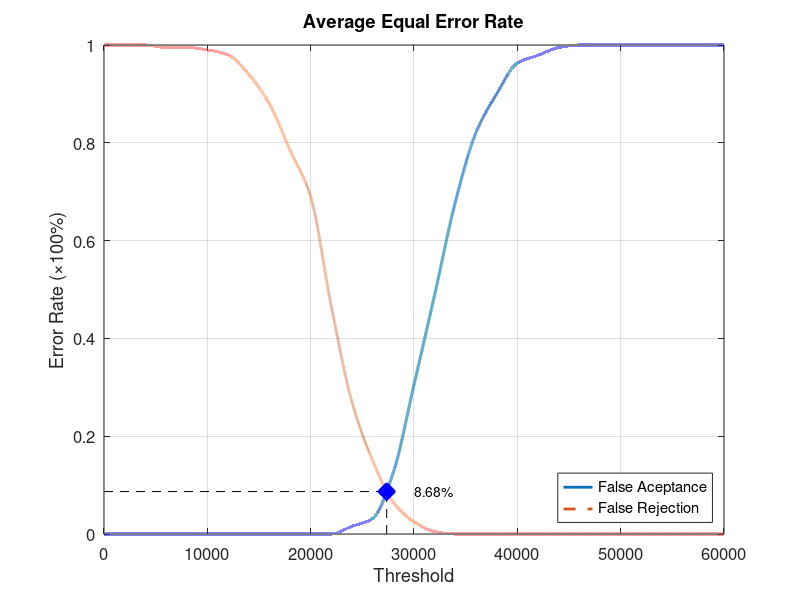
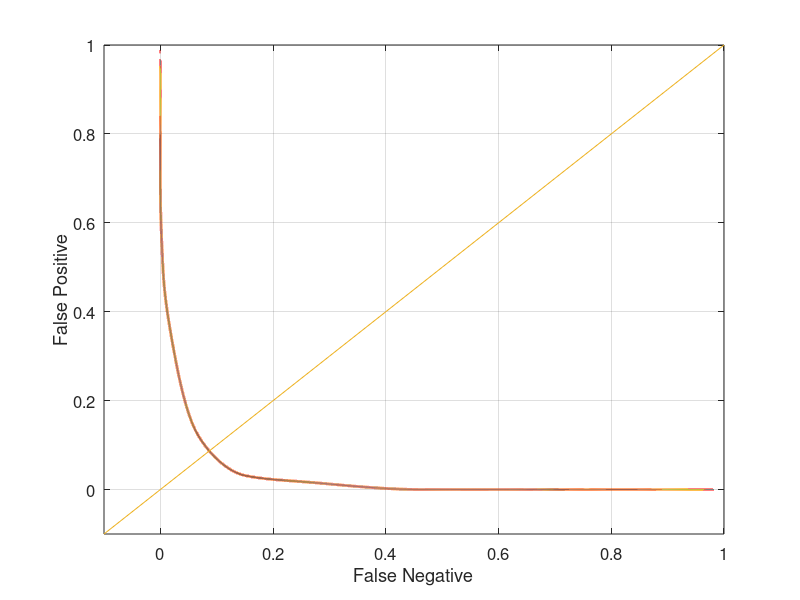

The MATLAB source for these figures, in order:
function yEER = Database3_2
close all;
clear;
clc;
x = 0:2000:60000;
xq = 0:0.5:60000;

y0 = [0 0 0 0 0 0 0 0 0 0 0 0 0.0157895 0.0315789 0.126316 0.305263 0.489474 0.678947 0.821053 0.9 0.963158 0.978947 0.994737 1 1 1 1 1 1 1 1];
yy0 = interp1(x, y0, xq, 'pchip');
y1 = [1 1 1 0.995 0.995 0.99 0.98 0.94 0.88 0.785 0.69 0.465 0.27 0.15 0.065 0.025 0.005 0 0 0 0 0 0 0 0 0 0 0 0 0 0];
yy1 = interp1(x, y1, xq, 'pchip');

% Calculating EER: 
y2 = abs(y0 - y1);
find(y2 == min(y2))
yy2 = abs(yy0 - yy1);
xEER = find(yy2 == min(yy2));
xEERIndex = xq(xEER) % X-axis EER
yEER = yy0(xEER) % Y-axis EER

main = figure
plot(xq, yy0,'-','LineWidth', 2);	hold on
plot(xq, yy1,'--','LineWidth', 2);	hold on
plot([xEERIndex xEERIndex], [0 yEER], 'k--');	hold on
plot([0 xEERIndex], [yEER yEER], 'k--');	hold on
plot(xEERIndex, yEER, 'bx', 'LineWidth', 10);	hold on
text(xEERIndex + 10 * xEERIndex / 100, yEER, [num2str(round((10000 * yEER)) / 100) '%'])
legend('False Aceptance', 'False Rejection', 'Location', 'SouthEast')
xlabel('Threshold')
ylabel('Error Rate (\times100%)')
title('Average Equal Error Rate')
set(gca, 'FontSize', 12)
axis([0 60000 0 1])
grid on

print(main, 'Database3_2Main', '-dpng');
FNRxFPR = figure('Color', [1 1 1]);
plot(yy1, yy0, '-', yy1, yy0, 'LineWidth', 2);
hold on
y = -0.1:0.1:1
plot(y, y); 
set(gca, 'FontSize', 12)
xlabel('False Negative')
ylabel('False Positive')
axis([-0.1 1 -0.1 1])
set(gca, 'FontSize', 12)
grid on

print(FNRxFPR, 'Database3_2FNRxFPR','-dpng');
end
